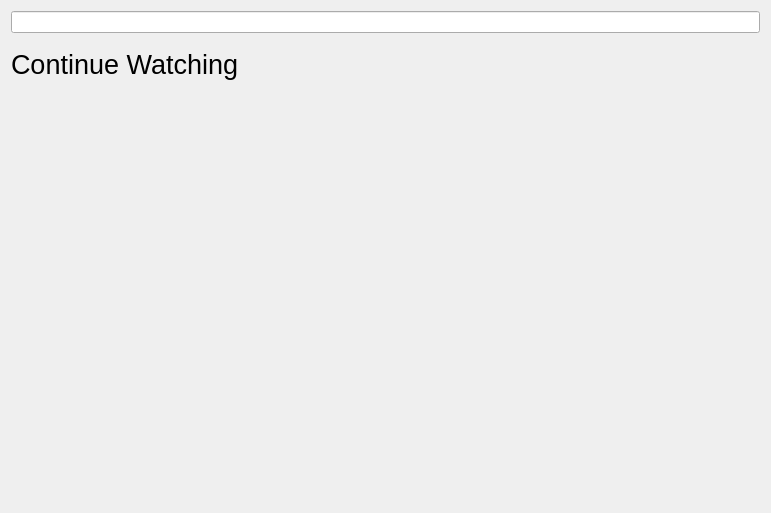
<?xml version="1.0" encoding="UTF-8"?>
<ui version="4.0">
 <class>Overview</class>
 <widget class="QWidget" name="Overview">
  <property name="geometry">
   <rect>
    <x>0</x>
    <y>0</y>
    <width>771</width>
    <height>513</height>
   </rect>
  </property>
  <property name="sizePolicy">
   <sizepolicy hsizetype="Preferred" vsizetype="Preferred">
    <horstretch>0</horstretch>
    <verstretch>0</verstretch>
   </sizepolicy>
  </property>
  <property name="windowTitle">
   <string>Form</string>
  </property>
  <layout class="QVBoxLayout" name="verticalLayout" stretch="1,1,5">
   <property name="sizeConstraint">
    <enum>QLayout::SetDefaultConstraint</enum>
   </property>
   <item>
    <layout class="QHBoxLayout" name="TopBar" stretch="0">
     <item>
      <widget class="QLineEdit" name="lineEdit">
       <property name="sizePolicy">
        <sizepolicy hsizetype="Preferred" vsizetype="Fixed">
         <horstretch>0</horstretch>
         <verstretch>0</verstretch>
        </sizepolicy>
       </property>
      </widget>
     </item>
    </layout>
   </item>
   <item>
    <widget class="QLabel" name="label">
     <property name="maximumSize">
      <size>
       <width>16777215</width>
       <height>50</height>
      </size>
     </property>
     <property name="font">
      <font>
       <pointsize>20</pointsize>
      </font>
     </property>
     <property name="text">
      <string>Continue Watching</string>
     </property>
    </widget>
   </item>
   <item>
    <layout class="QHBoxLayout" name="Series">
     <property name="spacing">
      <number>6</number>
     </property>
     <property name="sizeConstraint">
      <enum>QLayout::SetDefaultConstraint</enum>
     </property>
    </layout>
   </item>
  </layout>
 </widget>
 <resources/>
 <connections/>
</ui>
